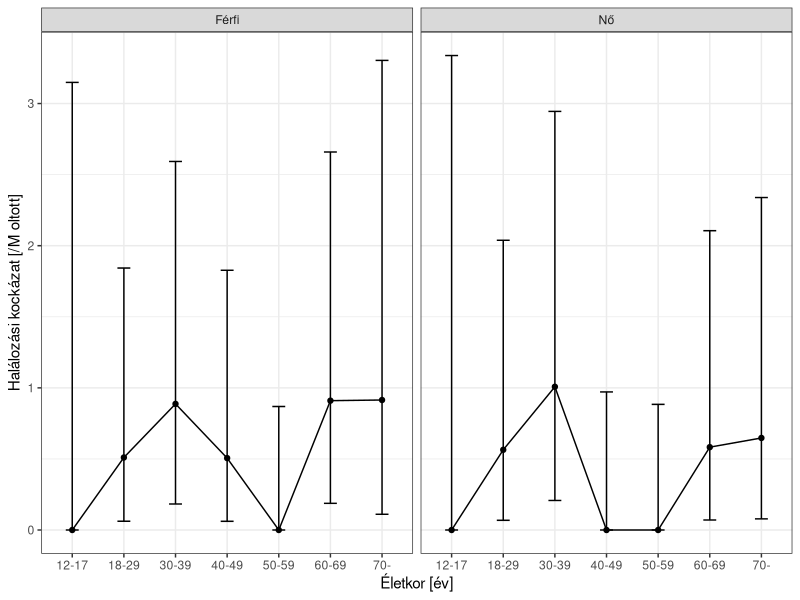

Reproduce this figure in R.
## ---- chunk 1
library(data.table)
ggplot2::theme_set(ggplot2::theme_bw())
knitr::opts_chunk$set(echo = FALSE, fig.width = 12, dpi = 300, dev = "ragg_png")
KoreanData <- fread("KoreanData.csv", dec = ",")
KoreanData <- cbind(KoreanData, setNames(as.data.frame(t(sapply(1:nrow(KoreanData), function(i)
  with(binom.test(KoreanData$Death[i], KoreanData$Population[i]), c(estimate, conf.int))))),
  c("rate", "lci", "uci")))
MortData <- data.table(Sex = c("Férfi", "Férfi", "Férfi",
                               "Férfi", "Férfi", "Férfi", "Férfi", "Férfi", "Nő", 
                               "Nő", "Nő", "Nő", "Nő", "Nő", "Nő", "Nő",
                               "Mindösszesen", "Mindösszesen", "Mindösszesen", "Mindösszesen", 
                               "Mindösszesen", "Mindösszesen", "Mindösszesen", "Mindösszesen"),
                       Age = c("12-17", "18-29", "30-39", "40-49", "50-59", 
                               "60-69", "70-", "Mindösszesen", "12-17", "18-29", "30-39", 
                               "40-49", "50-59", "60-69", "70-", "Mindösszesen", "12-17", 
                               "18-29", "30-39", "40-49", "50-59", "60-69", "70-",
                               "Mindösszesen"),
                       N = c(2L, 95L, 255L, 943L, 2259L, 5312L, 12390L, 21256L, 
                             4L, 66L, 157L, 432L, 1124L, 3187L, 15265L, 20235L,
                             6L, 161L, 412L, 1375L, 3383L, 8499L, 27655L, 41491L))
KoreanData <- merge(KoreanData, MortData, by = c("Sex", "Age"), sort = FALSE)
## ---- chunk 2
knitr::kable(KoreanData[, .(Sex, Age, Population/1e6, Death,
                            paste0(format(round(rate*1e6, 2), nsmall = 2), " (",
                                   format(round(lci*1e6, 2), nsmall = 2), " - ",
                                   format(round(uci*1e6, 2), nsmall = 2), ")"))],
             col.names = c("Nem", "Életkor", "Oltottak száma [M fő]",
                           "Halálos szívizomgyulladás [fő]",
                           "Halálos szívizomgyulladás [fő/M oltott]"), digits = c(0, 0, 1, 0, 0))
## ---- chunk 3
ggplot2::ggplot(KoreanData[Sex!="Mindösszesen"&Age!="Mindösszesen"],
                ggplot2::aes(x = Age, y = rate*1e6, ymin = lci*1e6, ymax = uci*1e6, group = Sex)) +
  ggplot2::facet_wrap(~Sex) +
  ggplot2::geom_point() + ggplot2::geom_line() + ggplot2::geom_errorbar(width = 0.25) +
  ggplot2::labs(x = "Életkor [év]", y = "Halálozási kockázat [/M oltott]", color = "Nem")
## ---- chunk 4
knitr::kable(KoreanData[, .(Sex, Age,
                            paste0(format(round(rate*1e6, 2), nsmall = 2), " (",
                                   format(round(lci*1e6, 2), nsmall = 2), " - ",
                                   format(round(uci*1e6, 2), nsmall = 2), ")"),
                            HunPopulation/1e6,
                            paste0(format(round(rate*HunPopulation, 2), nsmall = 2), " (",
                                   format(round(lci*HunPopulation, 2), nsmall = 2), " - ",
                                   format(round(uci*HunPopulation, 2), nsmall = 2), ")"))],
             col.names = c("Nem", "Életkor", "Halálos szívizomgyulladás [fő/M oltott]",
                           "Magyar lakosok száma [M fő]",
                           "Halálos szívizomgyulladások várható száma teljes átoltottság esetén [fő]"),
             digits = c(0, 0, 0, 2, 0, 0))
## ---- chunk 5
knitr::kable(KoreanData[, .(Sex, Age, N, N/(366 + 365 + 365)*365.241)],
             col.names = c("Nem", "Életkor", "COVID-halálozás [fő]", "COVID-halálozás [fő/év]"),
             digits = c(0, 0, 0, 1))
## ---- chunk 6
knitr::kable(KoreanData[, .(Sex, Age,
                            paste0(format(round(rate*HunPopulation, 2), nsmall = 2), " (",
                                   format(round(lci*HunPopulation, 2), nsmall = 2), " - ",
                                   format(round(uci*HunPopulation, 2), nsmall = 2), ")"),
                            N/(366 + 365 + 365)*365.241*0.7)],
             col.names = c("Nem", "Életkor", "Maximális kockázat [fő]", "Minimális haszon [fő]"),
             digits = c(0, 0, 0, 1))
